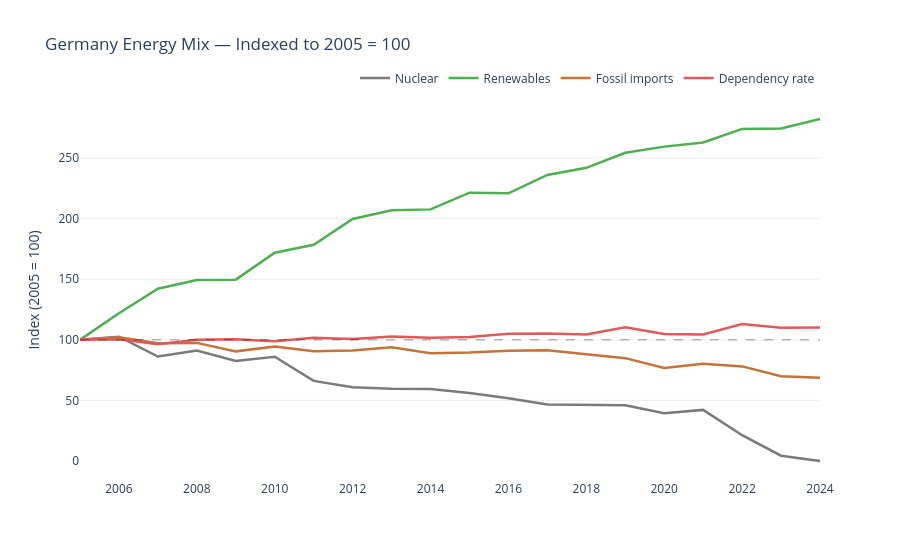

This figure's notebook cell:
### Code cell
fig = chart_germany_indexed(df)
fig.show()

### Figure 1 — Plotly figure (JSON) as saved in the notebook; plotly's stock layout.template omitted (floating-point values rounded to 4 significant figures)
{"data": [{"line": {"color": "#7A7A7A", "width": 2.5}, "name": "Nuclear", "type": "scatter", "x": [2005, 2006, 2007, 2008, 2009, 2010, 2011, 2012, 2013, 2014, 2015, 2016, 2017, 2018, 2019, 2020, 2021, 2022, 2023, 2024], "y": [100.0, 102.6, 86.2, 91.1, 82.6, 86.1, 66.1, 60.9, 59.6, 59.5, 56.2, 51.8, 46.7, 46.5, 46.0, 39.4, 42.2, 21.3, 4.4, 0.0]}, {"line": {"color": "#4CAF50", "width": 2.5}, "name": "Renewables", "type": "scatter", "x": [2005, 2006, 2007, 2008, 2009, 2010, 2011, 2012, 2013, 2014, 2015, 2016, 2017, 2018, 2019, 2020, 2021, 2022, 2023, 2024], "y": [100.0, 122.0, 142.2, 149.4, 149.7, 171.9, 178.5, 199.8, 206.9, 207.7, 221.5, 221.0, 236.1, 242.0, 254.4, 259.5, 262.9, 274.1, 274.4, 282.3]}, {"line": {"color": "#C4733A", "width": 2.5}, "name": "Fossil imports", "type": "scatter", "x": [2005, 2006, 2007, 2008, 2009, 2010, 2011, 2012, 2013, 2014, 2015, 2016, 2017, 2018, 2019, 2020, 2021, 2022, 2023, 2024], "y": [100.0, 102.2, 97.2, 97.5, 90.5, 94.5, 90.6, 91.3, 93.8, 88.9, 89.6, 91.1, 91.4, 88.4, 84.9, 76.7, 80.3, 78.1, 70.0, 68.7]}, {"line": {"color": "#E05A5A", "width": 2.5}, "name": "Dependency rate", "type": "scatter", "x": [2005, 2006, 2007, 2008, 2009, 2010, 2011, 2012, 2013, 2014, 2015, 2016, 2017, 2018, 2019, 2020, 2021, 2022, 2023, 2024], "y": [100.0, 100.4, 96.3, 100.0, 100.6, 98.8, 101.7, 100.8, 102.7, 101.7, 102.3, 105.0, 105.3, 104.5, 110.4, 104.8, 104.4, 113.0, 110.0, 110.1]}], "layout": {"legend": {"orientation": "h", "x": 1, "xanchor": "right", "y": 1.02, "yanchor": "bottom"}, "plot_bgcolor": "white", "shapes": [{"line": {"color": "black", "dash": "dash", "width": 1}, "opacity": 0.4, "type": "line", "x0": 0, "x1": 1, "xref": "x domain", "y0": 100, "y1": 100, "yref": "y"}], "title": {"text": "Germany Energy Mix — Indexed to 2005 = 100"}, "xaxis": {"title": {}}, "yaxis": {"gridcolor": "#eeeeee", "title": {"text": "Index (2005 = 100)"}}}}
